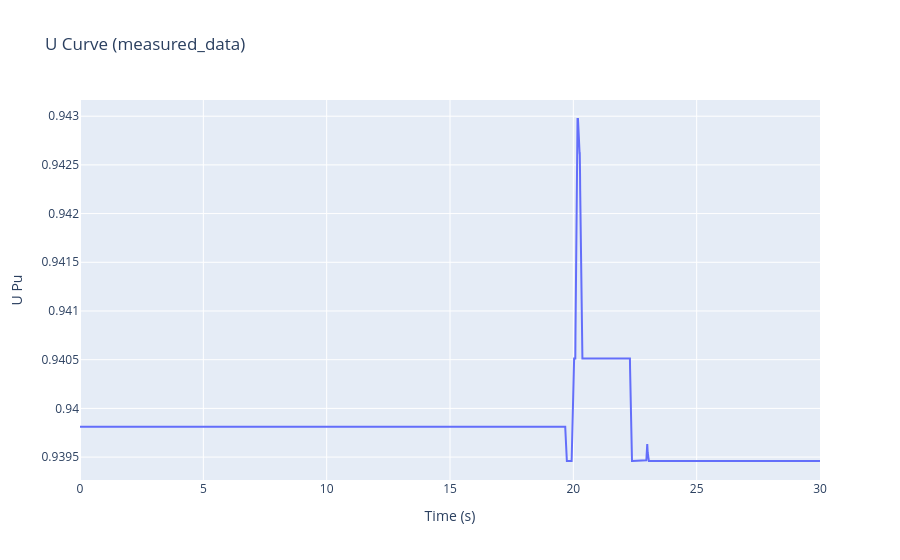
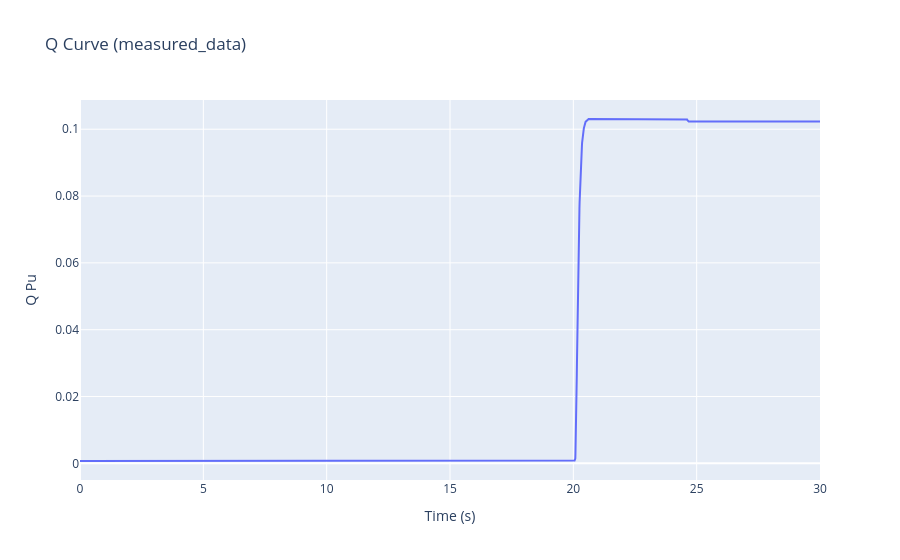

The notebook cell these images were saved under, in order:
### Code cell
import pandas as pd
import plotly.graph_objects as go

# Charger les données
df = pd.read_csv(folder + "/measured_data.csv")

time = df["time"]
U = df["Bess_BESS_WTGTerminalMeasurements_PPu"]
Q = df["Bess_BESS_WTGTerminalMeasurements_QPu"]

#Bess_BESS_WTGTerminalMeasurements_PPu,Bess_BESS_WTGTerminalMeasurements_QPu
#Wind_Turbine_WPP_wPPControl_measurements_UPu,Wind_Turbine_WPP_wPPControl_measurements_QPu

# --- Courbe interactive U ---
fig_U = go.Figure()
fig_U.add_trace(go.Scatter(x=time, y=U, mode='lines', name='U'))
fig_U.update_layout(
    title="U Curve (measured_data)",
    xaxis_title="Time (s)",
    yaxis_title="U Pu"
)
fig_U.show()

# --- Courbe interactive Q ---
fig_Q = go.Figure()
fig_Q.add_trace(go.Scatter(x=time, y=Q, mode='lines', name='Q'))
fig_Q.update_layout(
    title="Q Curve (measured_data)",
    xaxis_title="Time (s)",
    yaxis_title="Q Pu"
)
fig_Q.show()

### Figure 1 — Plotly figure (JSON) as saved in the notebook; plotly's stock layout.template omitted (floating-point values rounded to 4 significant figures; data arrays with more than 128 entries replaced by an {"elided": "..."} marker saying what was removed)
{"data": [{"mode": "lines", "name": "U", "type": "scatter", "x": {"elided": "5000 float values"}, "y": {"elided": "5000 float values"}}], "layout": {"title": {"text": "U Curve (measured_data)"}, "xaxis": {"title": {"text": "Time (s)"}}, "yaxis": {"title": {"text": "U Pu"}}}}

### Figure 2 — Plotly figure (JSON) as saved in the notebook; plotly's stock layout.template omitted (floating-point values rounded to 4 significant figures; data arrays with more than 128 entries replaced by an {"elided": "..."} marker saying what was removed)
{"data": [{"mode": "lines", "name": "Q", "type": "scatter", "x": {"elided": "5000 float values"}, "y": {"elided": "5000 float values"}}], "layout": {"title": {"text": "Q Curve (measured_data)"}, "xaxis": {"title": {"text": "Time (s)"}}, "yaxis": {"title": {"text": "Q Pu"}}}}
